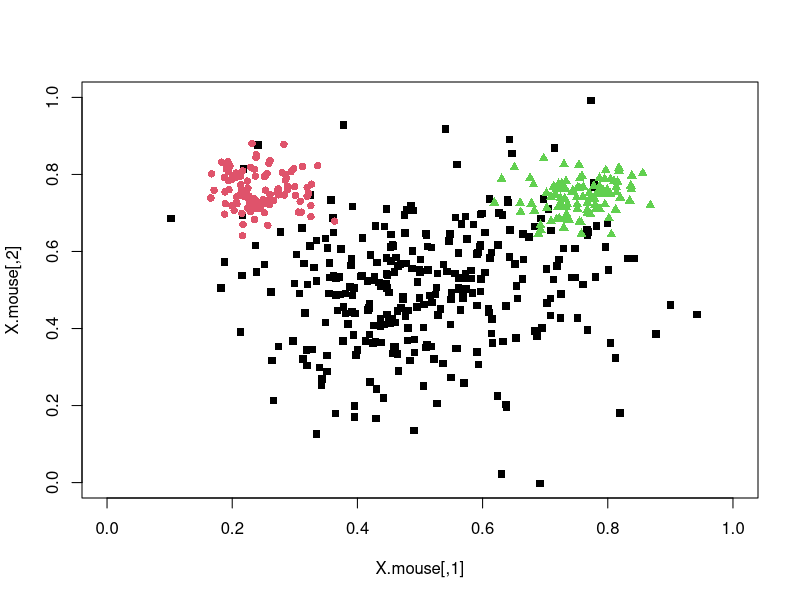
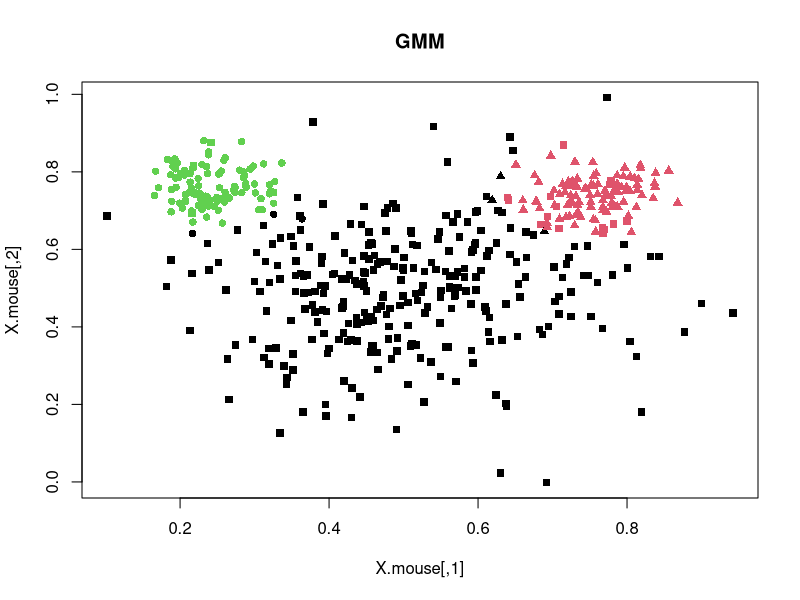
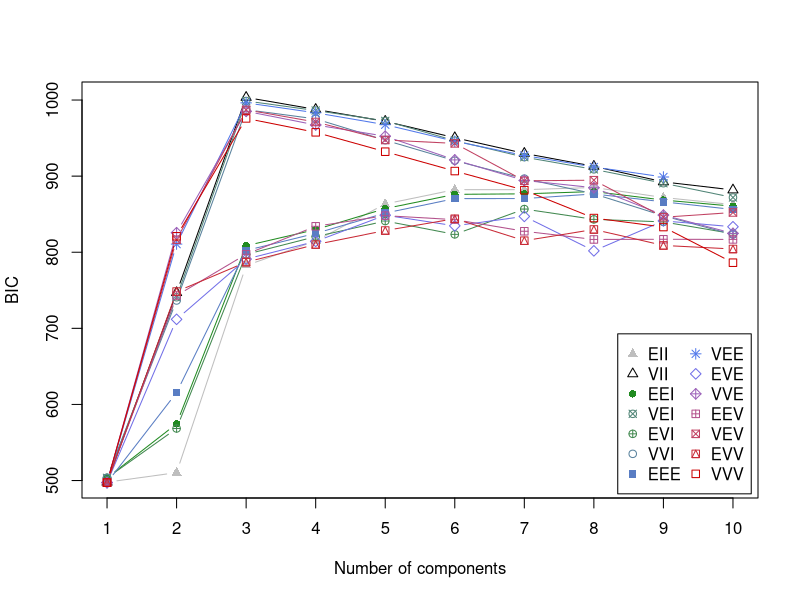

Recreate these plots in R, in order.
## ---- chunk 1
# generate the "mouse" data
library("mnormt")

# class one (head)
n1 = 300
mu1 = c(0.5,0.5)
Sigma1 = matrix(c(0.15^2, 0, 0, 0.15^2), 2)
x1 = rmnorm(n1,mean=mu1,var=Sigma1)

# class two (left ear)
n2=100
mu2 = c(0.25,0.75)
Sigma2 = matrix(c(0.05^2, 0, 0, 0.05^2), 2)
x2 = rmnorm(n2,mean=mu2,var=Sigma2)

# class three (right ear)
n3 = 100
mu3 = c(0.75,0.75)
Sigma3 = matrix(c(0.05^2, 0, 0, 0.05^2), 2)
x3 = rmnorm(n3,mean=mu3,var=Sigma3)

# put all data together in one matrix
X.mouse = rbind(x1,x2,x3)
L.mouse = factor(c( rep("Head", n1), rep("Left Ear", n2), rep("Right Ear", n3) ))

plot(X.mouse, col=as.integer(L.mouse),
     pch=as.integer(L.mouse)+14, ylim=c(0,1), xlim=c(0,1))
## ---- chunk 2
library("mclust")
gmm3 = Mclust(X.mouse, G=3)
## ---- chunk 3
plot(X.mouse, col = gmm3$classification, pch = as.integer(L.mouse) + 14, main = "GMM")
table(L.mouse, gmm3$classification)
## ---- chunk 4
gmm = Mclust(X.mouse, G=1:10)
print(gmm$G) # the optimal number of G
plot(gmm, what="BIC")
